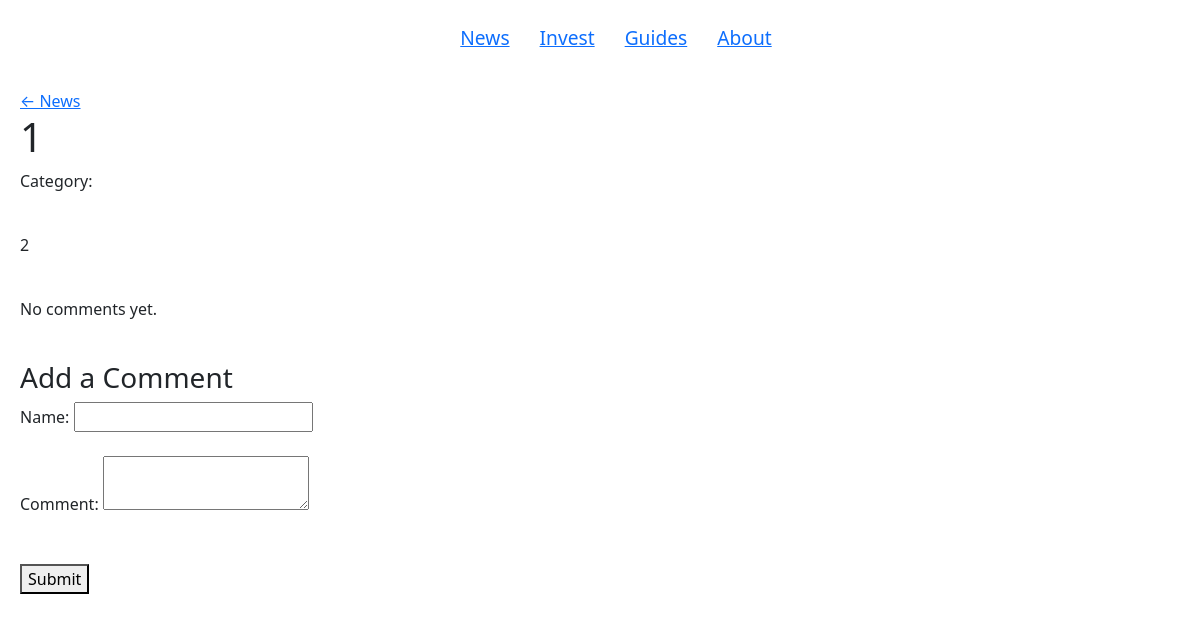
Before: /post/1/ with the older database file.
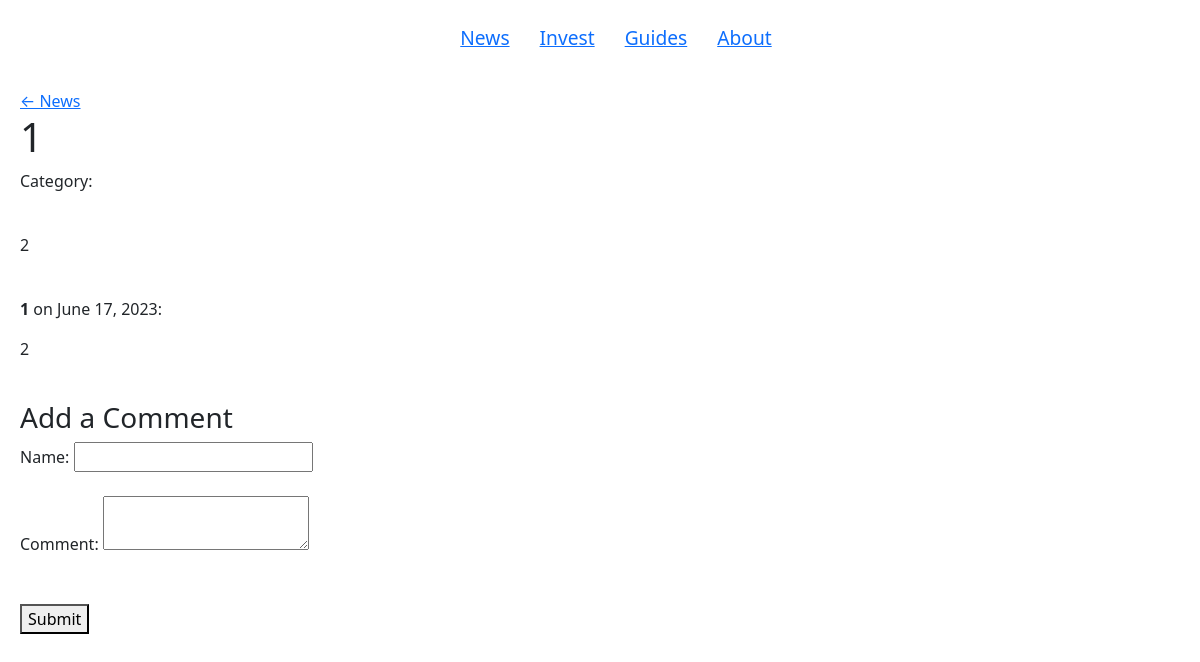
After: the same page with the newer database file.
### blog/models.py (models this page shows, shortened)
class Comment(models.Model):
    post = models.ForeignKey('Post', on_delete=models.CASCADE, related_name='comments')
    name = models.CharField(max_length=255)
    content = models.TextField()
    created_at = models.DateTimeField(auto_now_add=True)

### blog/views.py (the view)
# urls.py: path('post/<int:pk>/', views.post_detail, name='post_detail'),
def post_detail(request, pk):
    post = get_object_or_404(Post, pk=pk)
    comments = post.comments.all()
    context = {
        'post': post,
        'comments': comments
    }
    return render(request, 'blog/post_detail.html', context)

### blog/templates/blog/post_detail.html (shortened to what this page needs)
{% extends 'blog/base.html' %}
{% block content %}
<div style="padding: 20px;">
    <a href="{% url 'post_list' %}" {% if request.resolver_match.url_name == 'post_list' %}class="active"{% endif %}>&larr; News</a>
    <h1>{{ post.title }}</h1>
    <p>Category: {{ post.category.name }}</p><br>
    <p>{{ post.content|linebreaksbr }}</p><br>
    {% include 'blog/comments.html' %}<br>
    <h3>Add a Comment</h3>
    <form method="post" action="{% url 'add_comment' post.id %}">
        <div>
            <label for="name">Name:</label>
            <input type="text" id="name" name="name" required><br><br>
        </div>
        <div>
            <label for="content">Comment:</label>
            <textarea id="content" name="content" required></textarea><br><br><br>
        </div>
        <button type="submit">Submit</button>
    </form>
</div><br><br>
{% endblock %}

### blog/templates/blog/comments.html
{% for comment in comments %}
    <div class="comment">
        <p><strong>{{ comment.name }}</strong> on {{ comment.created_at|date:"F d, Y" }}:</p>
        <p>{{ comment.content }}</p>
    </div>
{% empty %}
    <p>No comments yet.</p>
{% endfor %}

Changed rows visible on the page:
added Comment: name "1", created_at "June 17, 2023", content "2"
Other visible differences:
text no longer shown: "No comments yet."
